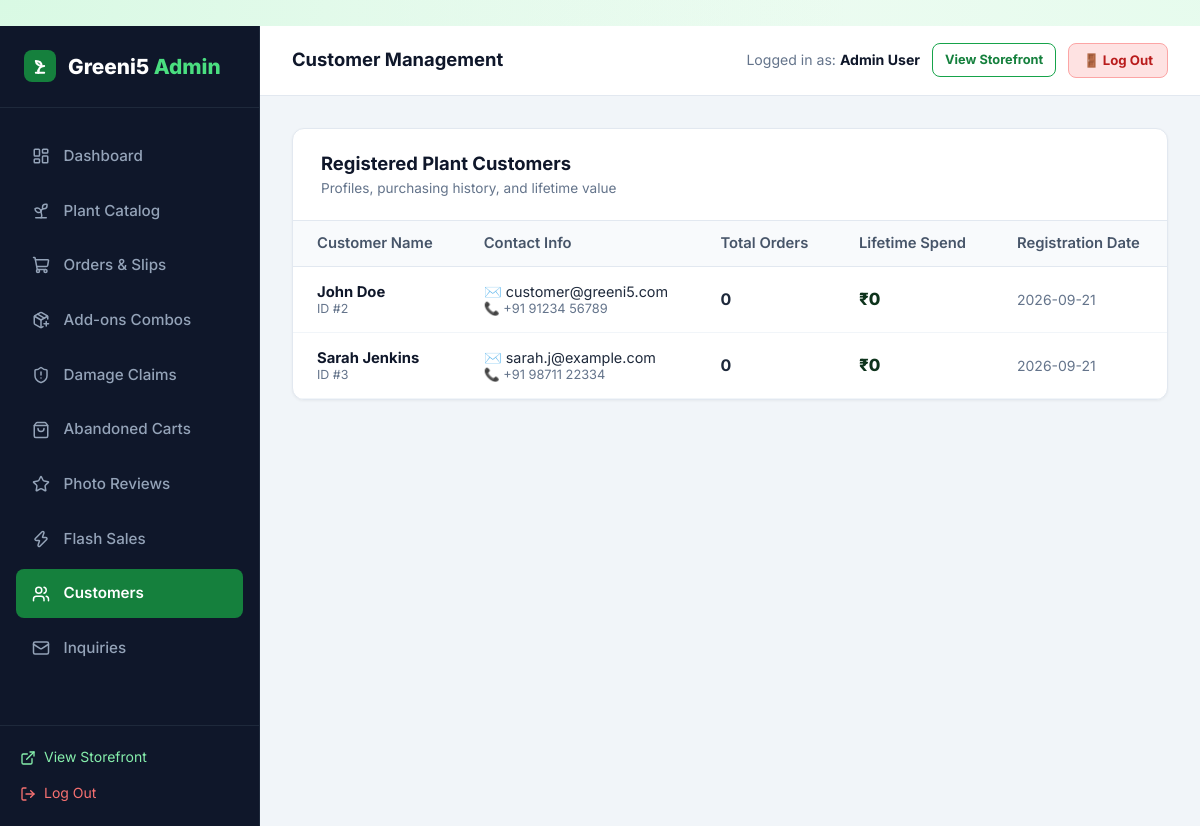
The page /admin/customers (signed in) on the database its author committed.
### tables this page shows
CREATE TABLE users (
    id INTEGER PRIMARY KEY AUTOINCREMENT,
    name TEXT NOT NULL,
    email TEXT UNIQUE NOT NULL,
    password_hash TEXT NOT NULL,
    role TEXT NOT NULL DEFAULT 'customer',
    phone TEXT,
    created_at TIMESTAMP DEFAULT CURRENT_TIMESTAMP
);

### app.py (the view)
@app.route('/admin/customers')
@admin_required
def admin_customers():
    customers = query_db('''
        SELECT u.*,
               COUNT(o.id) as total_orders,
               COALESCE(SUM(o.total_amount), 0.0) as total_spent
        FROM users u
        LEFT JOIN orders o ON u.id = o.user_id AND o.order_status != "Rejected"
        WHERE u.role = "customer"
        GROUP BY u.id
        ORDER BY u.created_at DESC
    ''')
    return render_template('admin/customers.html', customers=customers)

### app.py (called while the page is built)
@app.template_filter('currency')
def currency_filter(amount):
    try:
        val = float(amount)
        return f"₹{val:,.2f}".rstrip('0').rstrip('.') if val % 1 == 0 else f"₹{val:,.2f}"
    except (ValueError, TypeError):
        return f"₹{amount}"

def admin_required(f):
    @wraps(f)
    def decorated_function(*args, **kwargs):
        if 'user_id' not in session:
            flash('Admin authentication required.', 'warning')
            return redirect(url_for('login', next=request.url))
        user = query_db('SELECT role FROM users WHERE id = ?', (session['user_id'],), one=True)
        if not user or user['role'] != 'admin':
            flash('Access denied. Administrator privileges required.', 'danger')
            return redirect(url_for('index'))
        return f(*args, **kwargs)
    return decorated_function

### database.py (called while the page is built)
def get_db():
    db = getattr(g, '_database', None)
    if db is None:
        db = g._database = sqlite3.connect(DATABASE)
        db.row_factory = sqlite3.Row
        db.execute('PRAGMA foreign_keys = ON;')
    return db

def query_db(query, args=(), one=False):
    cur = get_db().execute(query, args)
    rv = cur.fetchall()
    cur.close()
    return (rv[0] if rv else None) if one else rv

### templates/admin/customers.html (shortened to what this page needs)
﻿{% extends "admin/base_admin.html" %}
{% block page_title %}Customer Management{% endblock %}
{% block admin_content %}
<div class="admin-card">
  <div class="admin-card-header">
    <div>
      <h3>Registered Plant Customers</h3>
      <p style="font-size: 0.85rem; color: #64748b;">Profiles, purchasing history, and lifetime value</p>
    </div>
  </div>
  <div class="table-responsive">
    <table class="admin-table">
      <thead>
        <tr>
          <th>Customer Name</th>
          <th>Contact Info</th>
          <th>Total Orders</th>
          <th>Lifetime Spend</th>
          <th>Registration Date</th>
        </tr>
      </thead>
      <tbody>
        {% if customers %}
          {% for cust in customers %}
            <tr>
              <td>
                <div style="font-weight: 700; color: #0f172a;">{{ cust.name }}</div>
                <div style="font-size: 0.78rem; color: #64748b;">ID #{{ cust.id }}</div>
              </td>
              <td>
                <div style="font-size: 0.9rem;">✉️ {{ cust.email }}</div>
                {% if cust.phone %}
                  <div style="font-size: 0.8rem; color: #64748b;">📞 {{ cust.phone }}</div>
                {% endif %}
              </td>
              <td style="font-weight: 700; font-size: 1rem;">
                {{ cust.total_orders }}
              </td>
              <td style="font-weight: 800; font-size: 1.05rem; color: var(--primary-dark);">
                {{ cust.total_spent | currency }}
              </td>
              <td style="color: #64748b; font-size: 0.875rem;">
                {{ cust.created_at.split()[0] if cust.created_at else '2026' }}
              </td>
            </tr>
          {% endfor %}
        {% else %}
          <tr>
            <td colspan="5" style="text-align: center; padding: 3rem; color: #64748b;">
              No registered customers yet.
            </td>
          </tr>
        {% endif %}
      </tbody>
    </table>
  </div>
</div>
{% endblock %}

### templates/admin/base_admin.html (shortened to what this page needs)
<!DOCTYPE html>
<html lang="en">
<head>
  <link rel="stylesheet" href="{{ url_for('static', filename='css/style.css') }}">
  <link rel="stylesheet" href="{{ url_for('static', filename='css/admin.css') }}">
</head>
<body>
<div class="admin-layout">
  <aside class="admin-sidebar">
    <div class="admin-brand">
      <div class="leaf-icon" style="width: 32px; height: 32px; background: #15803d; border-radius: 8px; display: flex; align-items: center; justify-content: center; color: white;">
        <svg width="20" height="20" viewBox="0 0 24 24" fill="none" stroke="#ffffff" stroke-width="2.4" stroke-linecap="round" stroke-linejoin="round">
          <path d="M7 20h10"/>
          <path d="M10 20c0-4.4 2-8 7-8"/>
          <path d="M14 12c-3.5 0-6.5-2.5-7-6 4 0 7 2 7 6Z" fill="rgba(255,255,255,0.25)"/>
          <path d="M10 20v-3"/>
        </svg>
      </div>
      <div>Greeni5 <span>Admin</span></div>
    </div>
    <ul class="admin-nav">
      <li>
        <a href="{{ url_for('admin_dashboard') }}" class="{{ 'active' if request.endpoint == 'admin_dashboard' else '' }}">
          <i data-lucide="layout-dashboard" style="width: 18px;"></i> Dashboard
        </a>
      </li>
      <li>
        <a href="{{ url_for('admin_plants') }}" class="{{ 'active' if request.endpoint in ['admin_plants', 'admin_plant_add', 'admin_plant_edit'] else '' }}">
          <i data-lucide="sprout" style="width: 18px;"></i> Plant Catalog
        </a>
      </li>
      <li>
        <a href="{{ url_for('admin_orders') }}" class="{{ 'active' if request.endpoint == 'admin_orders' else '' }}">
          <i data-lucide="shopping-cart" style="width: 18px;"></i> Orders & Slips
        </a>
      </li>
      <li>
        <a href="{{ url_for('admin_addons') }}" class="{{ 'active' if request.endpoint == 'admin_addons' else '' }}">
          <i data-lucide="package-plus" style="width: 18px;"></i> Add-ons Combos
        </a>
      </li>
      <li>
        <a href="{{ url_for('admin_replacements') }}" class="{{ 'active' if request.endpoint == 'admin_replacements' else '' }}">
          <i data-lucide="shield-alert" style="width: 18px;"></i> Damage Claims
        </a>
      </li>
      <li>
        <a href="{{ url_for('admin_abandoned_carts') }}" class="{{ 'active' if request.endpoint == 'admin_abandoned_carts' else '' }}">
          <i data-lucide="shopping-bag" style="width: 18px;"></i> Abandoned Carts
        </a>
      </li>
      <li>
        <a href="{{ url_for('admin_reviews') }}" class="{{ 'active' if request.endpoint == 'admin_reviews' else '' }}">
          <i data-lucide="star" style="width: 18px;"></i> Photo Reviews
        </a>
      </li>
      <li>
        <a href="{{ url_for('admin_promotions') }}" class="{{ 'active' if request.endpoint == 'admin_promotions' else '' }}">
          <i data-lucide="zap" style="width: 18px;"></i> Flash Sales
        </a>
      </li>
      <li>
        <a href="{{ url_for('admin_customers') }}" class="{{ 'active' if request.endpoint == 'admin_customers' else '' }}">
          <i data-lucide="users" style="width: 18px;"></i> Customers
        </a>
      </li>
      <li>
        <a href="{{ url_for('admin_messages') }}" class="{{ 'active' if request.endpoint == 'admin_messages' else '' }}">
          <i data-lucide="mail" style="width: 18px;"></i> Inquiries
        </a>
      </li>
    </ul>
    <div class="admin-sidebar-footer">
      <a href="{{ url_for('index') }}" style="display: flex; align-items: center; gap: 0.5rem; color: #86efac; font-size: 0.875rem; margin-bottom: 0.75rem;">
        <i data-lucide="external-link" style="width: 16px;"></i> View Storefront
      </a>
      <a href="{{ url_for('logout') }}" style="display: flex; align-items: center; gap: 0.5rem; color: #f87171; font-size: 0.875rem;">
        <i data-lucide="log-out" style="width: 16px;"></i> Log Out
      </a>
    </div>
  </aside>
  <div class="admin-main">
    <header class="admin-topbar">
      <div style="font-weight: 700; font-size: 1.15rem; color: #0f172a;">
        {% block page_title %}Overview Dashboard{% endblock %}
      </div>
      <div style="display: flex; align-items: center; gap: 0.75rem;">
        <span style="font-size: 0.88rem; color: #64748b;">Logged in as: <strong style="color: #0f172a;">{{ current_user.name }}</strong></span>
        <a href="{{ url_for('index') }}" class="btn btn-outline btn-sm" style="font-size: 0.8rem; padding: 6px 12px; border-radius: 8px;">
          View Storefront
        </a>
        <a href="{{ url_for('logout') }}" class="btn btn-sm" style="background: #fee2e2; color: #b91c1c; border: 1.5px solid #fca5a5; font-size: 0.825rem; padding: 6px 14px; border-radius: 8px; font-weight: 700; text-decoration: none;">
          🚪 Log Out
        </a>
      </div>
    </header>
    <main class="admin-content">
      {% block admin_content %}{% endblock %}
    </main>
  </div>
</div>
</body>
</html>

### static/css/style.css (style rules this page uses)
:root { --primary: #16a34a; --primary-hover: #15803d; --primary-glow: rgba(34, 197, 94, 0.4); --primary-light: rgba(220, 252, 231, 0.7); --primary-border: rgba(187, 247, 208, 0.8); --accent: #f59e0b; --text-main: #0e331c; --text-muted: #3d5e49; --text-light: #73947f; --glass-bg: rgba(255, 255, 255, 0.75); --glass-bg-hover: rgba(255, 255, 255, 0.9); --glass-bg-subtle: rgba(240, 253, 244, 0.65); --glass-border: rgba(255, 255, 255, 0.85); --glass-border-green: rgba(134, 239, 172, 0.5); --glass-shadow: 0 10px 30px 0 rgba(22, 101, 52, 0.07), inset 0 1px 1px 0 rgba(255, 255, 255, 0.9); --glass-shadow-hover: 0 18px 40px 0 rgba(22, 163, 74, 0.16), inset 0 1px 2px 0 rgba(255, 255, 255, 1); --glass-blur: blur(16px); --radius-sm: 10px; --radius: 16px; --radius-lg: 24px; --radius-full: 9999px; --transition: all 0.3s cubic-bezier(0.16, 1, 0.3, 1); }
*, *::before, *::after { box-sizing: border-box; margin: 0; padding: 0; }
body { font-family: 'Inter', system-ui, -apple-system, BlinkMacSystemFont, "Segoe UI", Roboto, sans-serif; background-color: #f1fbf4; background-image: radial-gradient(at 0% 0%, rgba(187, 247, 208, 0.45) 0px, transparent 50%), radial-gradient(at 100% 0%, rgba(220, 252, 231, 0.5) 0px, transparent 50%), radial-gradient(at 50% 50%, rgba(240, 253, 244, 0.6) 0px, transparent 60%), radial-gradient(at 100% 100%, rgba(187, 247, 208, 0.4) 0px, transparent 50%); background-attachment: fixed; color: var(--text-main); line-height: 1.6; min-height: 100vh; display: flex; flex-direction: column; }
a { color: inherit; text-decoration: none; transition: var(--transition); }
.btn { display: inline-flex; align-items: center; justify-content: center; gap: 0.5rem; padding: 0.72rem 1.6rem; border-radius: var(--radius-full); font-weight: 700; font-size: 0.95rem; border: 1px solid transparent; cursor: pointer; position: relative; overflow: hidden; transition: var(--transition); }
.btn-outline { background: rgba(255, 255, 255, 0.7); backdrop-filter: blur(8px); border: 1.5px solid var(--primary); color: #15803d; box-shadow: var(--shadow-sm); }
.btn-sm { padding: 0.45rem 1.05rem; font-size: 0.85rem; }

### static/css/admin.css (style rules this page uses)
.admin-sidebar { background: #0f172a; color: #f8fafc; display: flex; flex-direction: column; position: sticky; top: 0; height: 100vh; border-right: 1px solid #1e293b; }
.admin-brand { padding: 1.5rem; display: flex; align-items: center; gap: 0.75rem; font-size: 1.3rem; font-weight: 800; color: #ffffff; border-bottom: 1px solid #1e293b; }
.admin-brand span { color: #4ade80; }
.admin-nav { padding: 1.5rem 1rem; flex: 1; list-style: none; display: flex; flex-direction: column; gap: 0.4rem; }
.admin-nav a { display: flex; align-items: center; gap: 0.85rem; padding: 0.75rem 1rem; border-radius: 8px; color: #94a3b8; font-size: 0.95rem; font-weight: 500; transition: all 0.2s; }
.admin-nav a:hover, .admin-nav a.active { background: #1e293b; color: #ffffff; }
.admin-nav a.active { background: #15803d; color: #ffffff; font-weight: 600; }
.admin-sidebar-footer { padding: 1.25rem; border-top: 1px solid #1e293b; }
.admin-main { display: flex; flex-direction: column; min-width: 0; }
.admin-topbar { background: #ffffff; height: 70px; border-bottom: 1px solid #e2e8f0; display: flex; align-items: center; justify-content: space-between; padding: 0 2rem; position: sticky; top: 0; z-index: 50; }
.admin-content { padding: 2rem; flex: 1; }
.admin-card { background: #ffffff; border: 1px solid #e2e8f0; border-radius: 12px; overflow: hidden; box-shadow: 0 1px 3px rgba(0,0,0,0.05); margin-bottom: 2rem; }
.admin-card-header { padding: 1.25rem 1.75rem; border-bottom: 1px solid #e2e8f0; display: flex; align-items: center; justify-content: space-between; }
.admin-card-header h3 { font-size: 1.15rem; font-weight: 700; color: #0f172a; }
.table-responsive { width: 100%; overflow-x: auto; }
.admin-table { width: 100%; border-collapse: collapse; text-align: left; font-size: 0.925rem; }
.admin-table th { background: #f8fafc; padding: 0.85rem 1.5rem; font-weight: 600; color: #475569; border-bottom: 1px solid #e2e8f0; }
.admin-table td { padding: 1rem 1.5rem; border-bottom: 1px solid #f1f5f9; color: #1e293b; vertical-align: middle; }

### rows shown on the page
users: name "Admin User"
users: name "John Doe", id "2", email "customer@greeni5.com", phone "+91 91234 56789", total_orders "0", total_spent "₹0", created_at "2026-09-21"
users: name "Sarah Jenkins", id "3", email "sarah.j@example.com", phone "+91 98711 22334", total_orders "0", total_spent "₹0", created_at "2026-09-21"
